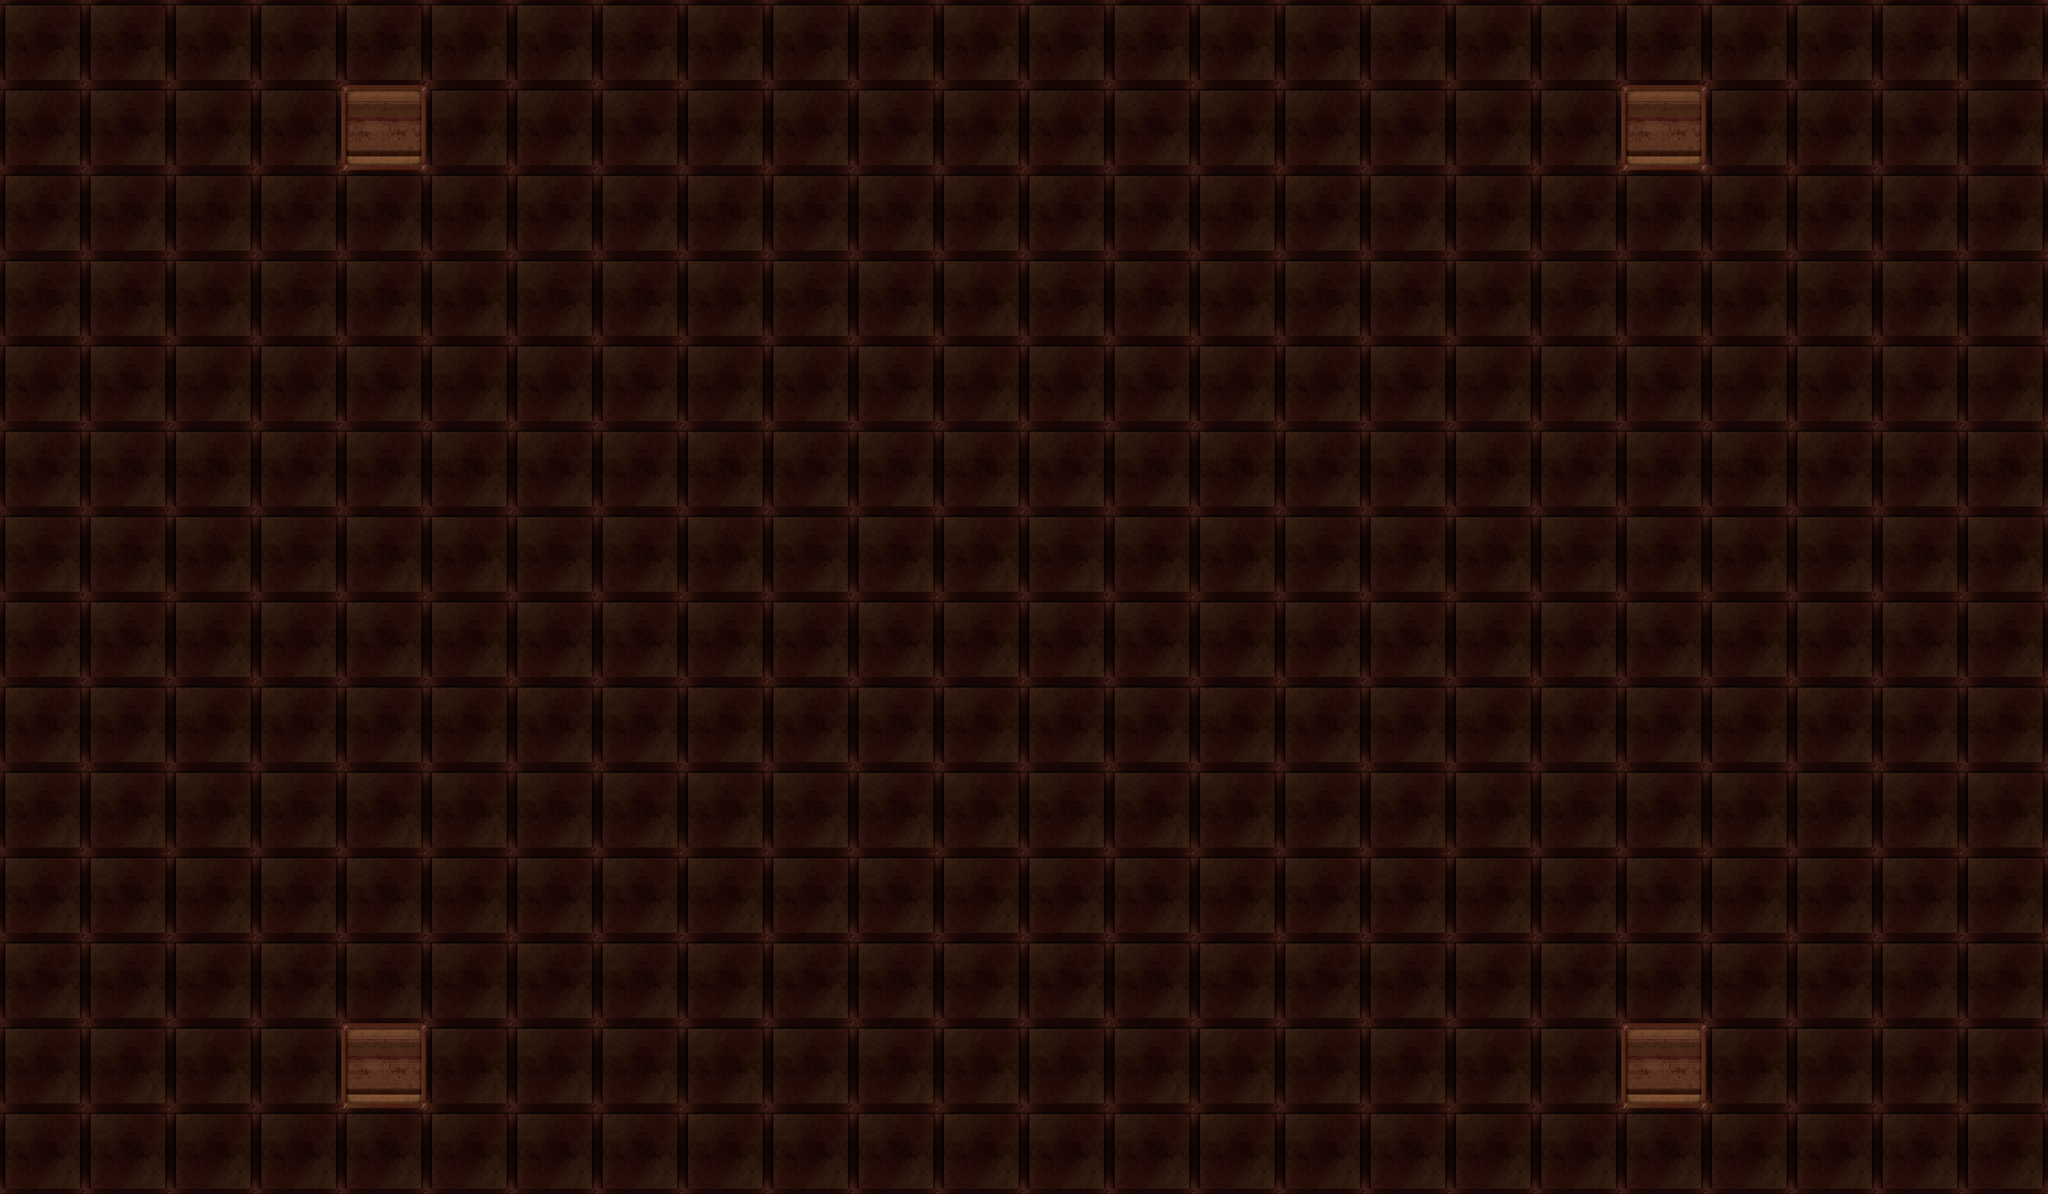

Rendered tile map (Tiled .tmx) drawn with the repository's tilesets; below, a short description and the map source with its tile grids summarised:
An orthogonal 24x14 tile map with 256x256 px tiles, 2 tile layers (Background, Room) and 5 objects (2x Light, Player, Block).

<map version="1.0" orientation="orthogonal" width="24" height="14" tilewidth="256" tileheight="256">
 <tileset firstgid="1" name="Ladu" tilewidth="256" tileheight="256">
  <image source="tiles.png" width="1280" height="1024" />
  <tile id="9">
   <properties>
    <property name="Goal" value="1" />
   </properties>
  </tile>
  <tile id="10">
   <properties>
    <property name="Obstacle" value="1" />
   </properties>
  </tile>
  <tile id="11">
   <properties>
    <property name="Obstacle" value="1" />
   </properties>
  </tile>
  <tile id="12">
   <properties>
    <property name="Obstacle" value="1" />
   </properties>
  </tile>
  <tile id="19">
   <properties>
    <property name="Obstacle" value="1" />
   </properties>
  </tile>
 </tileset>
 <layer name="Background" width="24" height="14">
  <data>[336 cells, 336 non-empty, 1 distinct tile ids]</data>
 </layer>
 <layer name="Room" width="24" height="14">
  <data>[336 cells, 4 non-empty, 1 distinct tile ids]</data>
 </layer>
 <objectgroup name="Objects" width="24" height="14">
  <object type="Player" gid="16" x="5120" y="256" />
  <object type="Block" gid="14" x="5376" y="256" />
  <object type="Light" x="5718" y="86" width="94" height="102">
   <properties>
    <property name="Color" value="0.12, 0.70, 0.51, 0.9" />
    <property name="Falloff" value="0.2, 0.8, 16" />
    <property name="Z" value="0.2" />
   </properties>
  </object>
  <object x="2698" y="1535" width="58" />
  <object type="Light" x="5964" y="83" width="94" height="102">
   <properties>
    <property name="Color" value="0.12, 0.70, 0.51, 0.9" />
    <property name="Falloff" value="0.2, 0.8, 16" />
    <property name="Z" value="0.2" />
   </properties>
  </object>
 </objectgroup>
</map>
